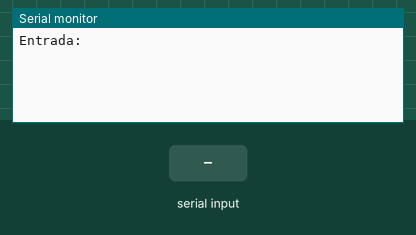
A sketch run on a simulated Arduino Uno, built with avr-gcc and run on an emulated ATmega328P. Parts: the last lines printed to the serial monitor. Inputs (shaded band) come from the test bench.

Above: at 1.2 s.
1.3 s: "90 45 200\n" received over Serial
At 1.9 s:
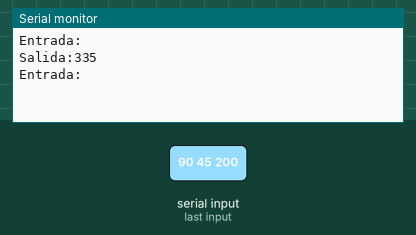
2.8 s: "30 150 10\n" received over Serial
At 4.2 s:
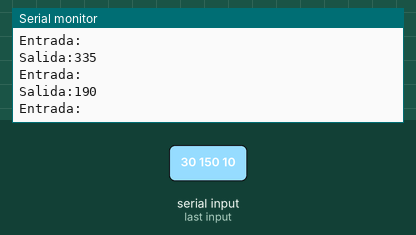

Measured:
- after the input at 1.3 s, the serial monitor: prints a new line at once (image 1)
- after the input at 2.8 s, the serial monitor: prints a new line at once (image 2)

The sketch:

practica1_7.ino
```cpp
/*
7. Diseñe un programa al que introduzca una lista de números y devuelva la suma de
todos ellos, la lista es de longitud variable.
Entrada: 1 34 56 90 47
Salida: 228
*/
/* IO with Serial clases */
#define MAXBUF 20
#define MAXVECT 10
char buffer[MAXBUF];
boolean myReadString(int timeout);
void setup() {
  Serial.begin(9600);
  //Serial.printf("Introduce una lista de numeros a sumar separados por :\n");
  Serial.print("Entrada:\n");
}
void loop(){
  int v[MAXVECT];
  if(myReadString(50)){
    char *p;
    int j=0;
    p=strtok(buffer," "); //Divide the string in numbers tokenized by el espacio
    while((p!=NULL)&&(j<MAXVECT)){ //This mark the end of string
      v[j++]=atoi(p); //Convert string to int
      p=strtok(NULL," "); //Try to found a new value
    }
    if(j>0){ //Found numbers to add
      int result = 0;
      for(int i=0; i<j;i++){
        result += v[i];
      }
      //Serial.printf("El resultado de la suma es %d\n", result);
      //Serial.printf("Intenta otro grupo de numeros\n");
      Serial.print("Salida:");
      Serial.println(result);
      Serial.print("Entrada:\n");
    }
  }
}
//Working on Arduino Uno
boolean myReadString(int timeout) { //ReadString with timeout limit, return true if a string is readed within timeout limits
  static int i=0; //Número de caracteres leidos
  static long tLimit; //Reloj interno de timeout
  static boolean reading=false; //Marca si hay una lectura en curso
  while((Serial.available()>0) && (i<(MAXBUF-1))){ //Hay caracteres disponibles y no hemos desbordado el buffer
    if(!reading){ //First character
      reading=true; //Estamos en un proceso de lectura
      tLimit = millis(); //Ajustamos el reloj de timeout
      i=0; //Iniciamos el índice del buffer
    }
    buffer[i]=Serial.read(); //read next caracter from buffer
    //Serial.print(buffer[i]);
    if((buffer[i]=='\n') || (buffer[i]=='\r')){ //Fin de mensaje
      reading = false; //Fin de lectura
      if(i>0){ //No se trata de una linea vacía
        buffer[i] = 0; //Pon la marca de fin de cadena
        //Serial.print("Read "); //Depuración
        //Serial.print(i+1);
        //Serial.print(" characters\n");
        return true; //Lectura exitosa
      }
    }
    i=i+1;
    if(millis()-tLimit > timeout){ //Superamos el timeout de la lectura 86uS por caracter a 115200
      Serial.print("TimeOut"); //Mensaje de error
      reading = false; //Fin de lectura
      return false; //Fallo en la lectura
    }
  }
  return false;
}
```
